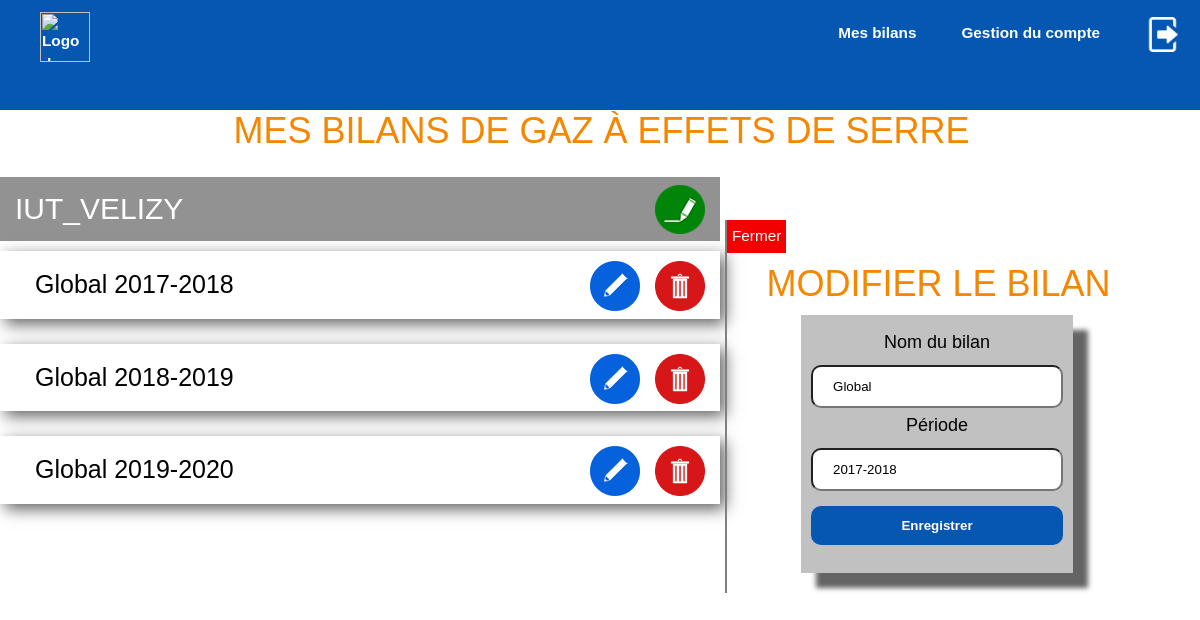
The page /modifierBC.php?bilan=15 (signed in) on the database its author committed.
### tables this page shows
CREATE TABLE `liaison` (
  `Utilisateur` varchar(20) NOT NULL,
  `Etablissement` varchar(30) NOT NULL
);

CREATE TABLE `bilan_carbone` (
  `Id` int(11) NOT NULL,
  `Nom` varchar(20) NOT NULL,
  `Etablissement` varchar(20) NOT NULL,
  `Periode` varchar(11) NOT NULL
);

### fonction/fonctionsBilan.php (the view, shortened to what this page needs)
<?php
		function affichage_bilan($connexion){
			$tables="liaison";
			$requete="SELECT Etablissement FROM $tables where Utilisateur='{$_SESSION['id']}'";
			$resultat=mysqli_query($connexion,$requete);
			while(!is_null($ligne=mysqli_fetch_row($resultat))){
				echo "
					<div class = 'titre'>
						<h2 class = 'etablissement'>$ligne[0]</h2>
						<a class = 'creer' href = 'creerBC.php'>
							<img src='Images/creer.png' alt='Créer un bilan' title='Créer un bilan'>
						</a>
					</div>
					";
				$tables="bilan_carbone";
				$requete="SELECT id,nom,Periode FROM $tables where Etablissement='{$ligne[0]}'";
				$bilan=mysqli_query($connexion,$requete);
				while(!is_null($mesBilans=mysqli_fetch_row($bilan))) {
					echo "
						<div class = 'bilan'>
							<a class = 'nom-bilan' href='voirPoste.php?bilan=$mesBilans[0]'>
								<h3 class = 'titreBilan'>
									$mesBilans[1] $mesBilans[2]
								</h3>
							</a>
							<div class = 'actions'>
								<a class = 'action' href = 'modifierBC.php?bilan=$mesBilans[0]' alt = 'Modifier le bilan' id = 'modifier' title = 'Modifier le bilan'>
									<img src='Images/modifier.png' alt='Modifier le bilan' title='Modifier le bilan'>
								</a>
								<a class = 'action' href = 'supprimer.php?bilan=$mesBilans[0]' alt = 'Supprimer le bilan' id = 'supprimer' title = 'Supprimer le bilan'>
									<img src='Images/supprimer.png' alt='Supprimer le bilan' title='Supprimer le bilan'>
								</a>
							</div>
						</div>";
				}
			}
		}
		function bilan_recuperation($connexion,$bilan){
			$tables="bilan_carbone";
			$requete="SELECT nom,Periode FROM $tables where id='$bilan'";
			$info=mysqli_fetch_row(mysqli_query($connexion,$requete));
			return $info;
		}
?>

### modifierBC.php (shortened to what this page needs)
<html>
	<?php
		require("fonction/fonction.php");
		require("fonction/fonctionsBilan.php");
		if(!$connexion=connexion()){
			die();
		}
	?>
	<head>
		<link rel="stylesheet" href="css/style.css">
		<link rel="stylesheet" href="css/bilan_poste.css">
		<link rel="stylesheet" href="css/creer_modifierBC.css">
	</head>
	<header>
	</header>
	<body>
		<h1>
			Mes bilans de gaz à effets de serre
		</h1>
		<div class = "afficherBC_02">
			<?php
				affichage_bilan($connexion);
			?>
		</div>
		<div id = "modifierBilan">
			<?php
			echo "<a class = 'fermer' href = 'voirBC.php?bilan=".$_GET['bilan']."'>";
			?>
				Fermer
			</a>
			<h1>Modifier le bilan</h1>
			<div class = "formulaire">
				<form method = 'post'>
					<label for = "nom">Nom du bilan</label>
					<?php
					$info = bilan_recuperation($connexion, $_GET['bilan']);
					echo "<input type='text' name='nom' id='nom'  value='$info[0]' size='30' maxlength='10' required>";
					?>
					<br>
					<label for = "periode">Période</label>
					<?php
					echo "<input type='text' name='periode' id='periode'  value='$info[1]' size='30' maxlength='11' required>";
					?>
					<input type='submit' class = "enregistrer" name='enregistrer' value='Enregistrer' required>
				</form>
			</div>
		</div>
	</body>
</html>

### css/style.css (style rules this page uses)
body { padding: auto; margin: 0 auto; background: #FFFFFF; font-family: Garamond, Verdana, sans-serif; font-size: 18px; }
h1 { text-align: center; font-size: 40px; margin: 10px; padding-top: 100px; color : #f58600; font : 200% impact, futura, sans-serif; text-transform : uppercase; padding-left : 3px; }
h2, h3 { font-weight: normal; text-align: left; margin: 15px; }
h2 { font-size: 30px; }
h3 { font-size: 25px; }
label { line-height: 35px; padding-bottom: 5px; display: block; text-align: center; }
input { width: 100%; padding: 12px 20px; border-radius: 10px; white-space: pre-wrap; white-space: -moz-pre-wrap; white-space: -pre-wrap; white-space: -o-pre-wrap; word-wrap: break-word; }
input[type="submit"], input[type = "reset"] { text-align: center; margin-top: 15px; cursor: pointer; color: white; font-weight: bold; border: none; background-color: #0657b1; }
a { float: left; line-height: 1.5; font-size: 0.85em; font-family: Verdana, sans-serif; text-decoration: none; cursor: pointer; }

### css/bilan_poste.css (style rules this page uses)
.nom-bilan { margin-left: 20px; float: left; position: relative; color: black; }
.action { margin-left: 15px; margin-top: 10px; }
.titre { float: left; margin-top: 15px; background-color: #929292; color: white; width: 100%; }
.creer, .actions { float: right; margin-right: 15px; }
.etablissement { float: left; }
.etablissement, .creer { display: inline; }
.creer { padding-top: 8px; }
.bilan { display: inline-block; width: 100%; margin-top: 10px; margin-bottom: 15px; backgound-color: #EAEAEA; box-shadow: 5px 5px 15px #606060; }
.creer, .actions img, .supprimer img { height: 50; width: 50; }

### css/creer_modifierBC.css (style rules this page uses)
.afficherBC_02 { width: 60%; }
.afficherBC_02, #creerBilan { display: inline-grid; }
.afficherBC_02, #modifierBilan { display: inline-grid; }
#creerBilan, #modifierBilan { width: 35%; border-left: solid 2px grey; padding-bottom: 20px; }
#creerBilan h1, #modifierBilan h1 { padding-top: 0; }
.formulaire, .supprimer { text-align: center; width: 60%; max-width: 500px; display: block; margin: auto; padding: 10px; }
.formulaire { background-color: #c1c1c1; box-shadow: 15px 15px 5px #646464; }
.nom, .periode, .enregistrer { display: inline; }
.fermer { background-color: #f50000; color: #FFFFFF; width: max-content; padding: 5px; }

### rows shown on the page
liaison: Etablissement "IUT_VELIZY"
bilan_carbone: Nom "Global", Periode "2017-2018", nom "Global", periode "2017-2018"
bilan_carbone: Nom "Global", Periode "2018-2019"
bilan_carbone: Nom "Global", Periode "2019-2020"
